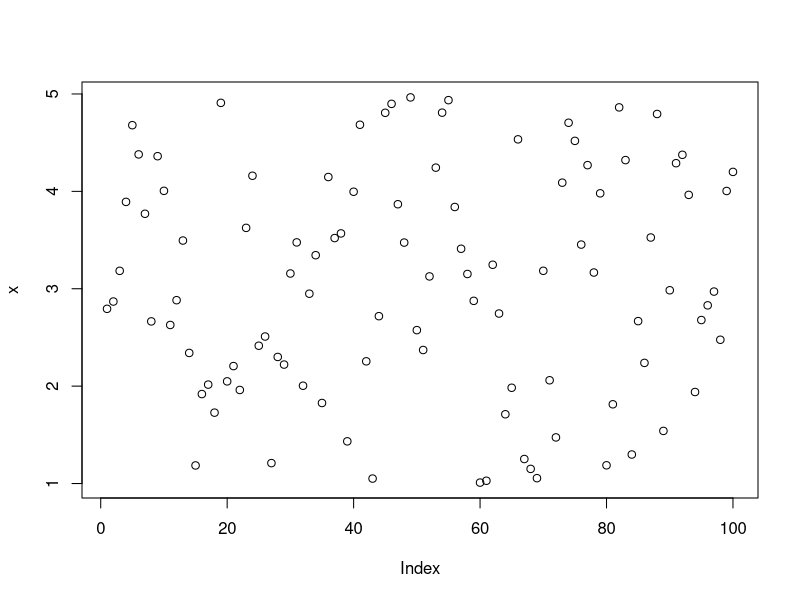
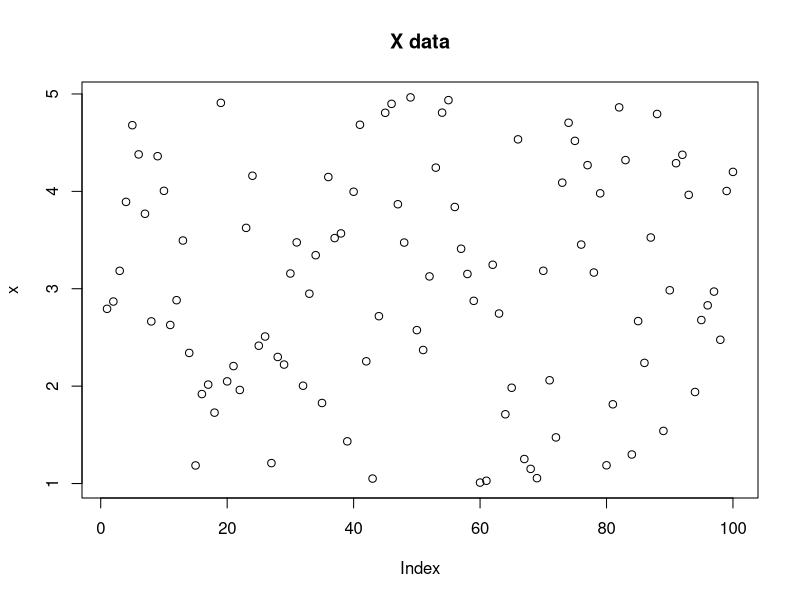
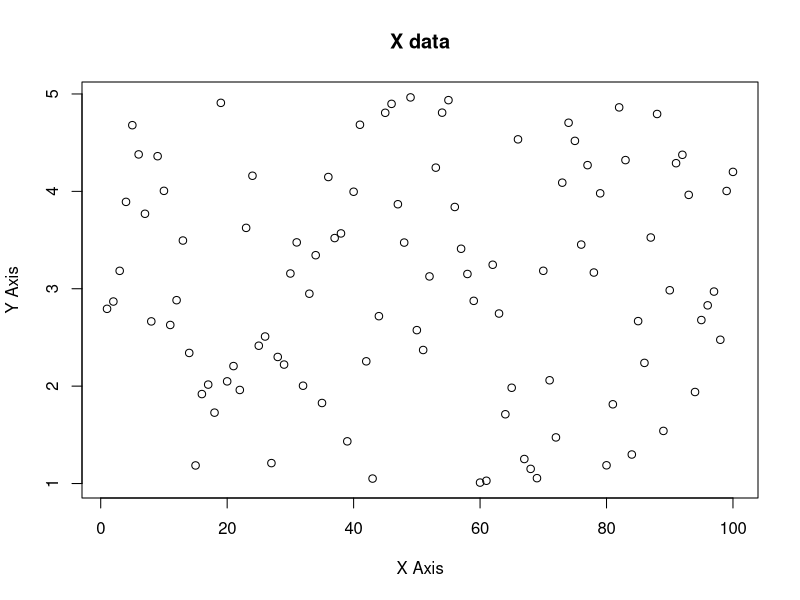
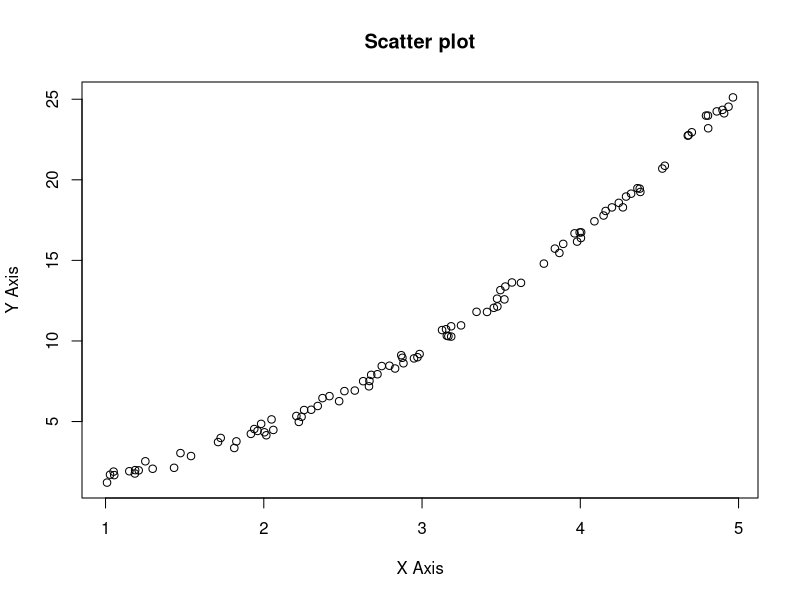
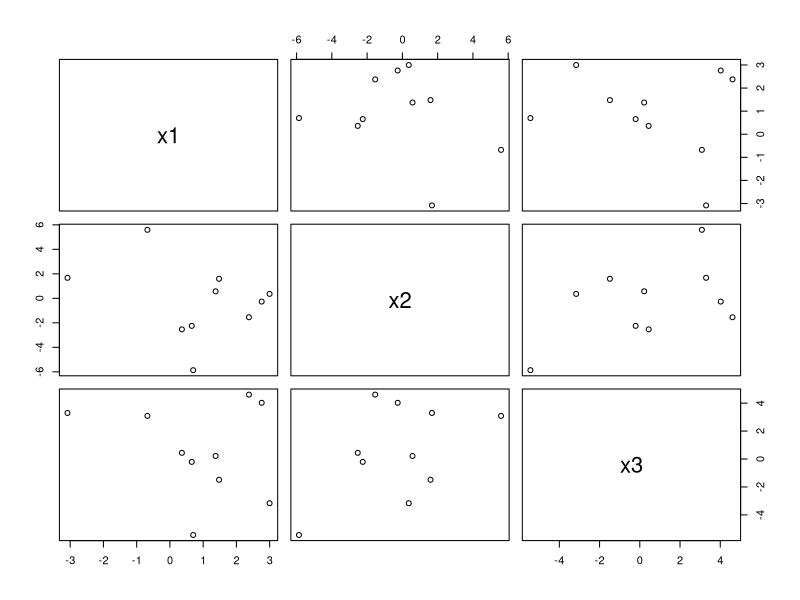
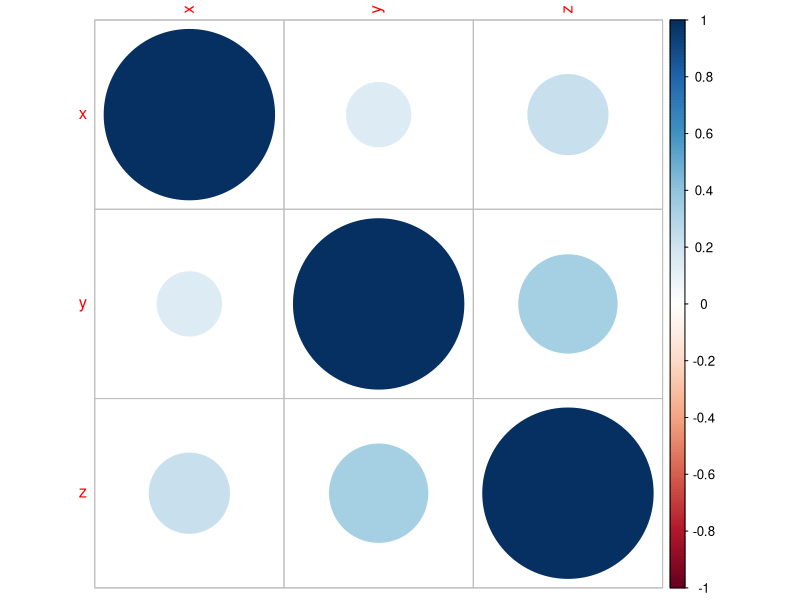
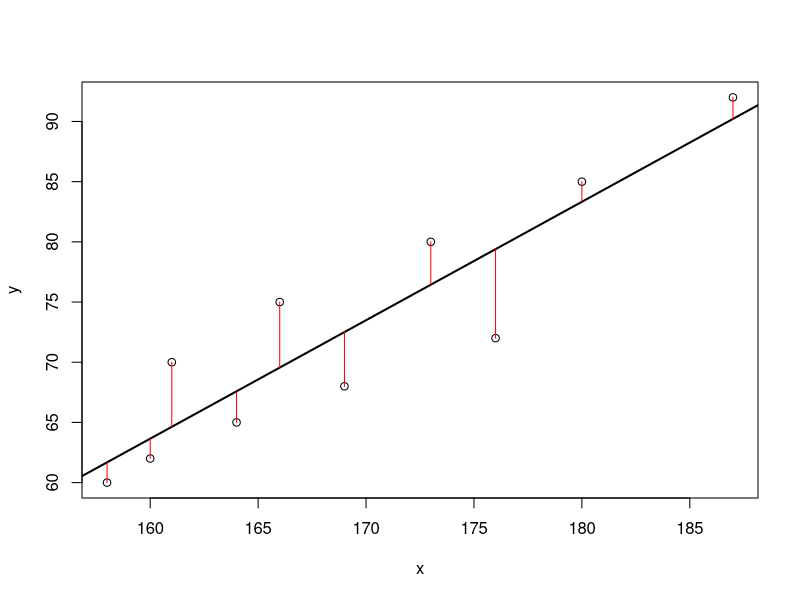
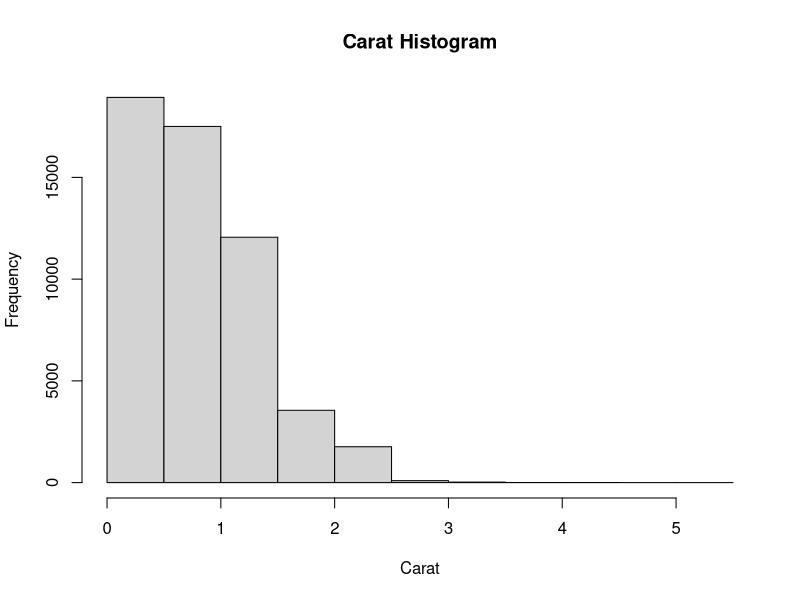

R code for these plots, in order:
###############################################################
# Lab II - Basics of Ploting and ggplot
#-------------------------------------------------------------#
# #############################################################

#-------------------------------------------------------------
# Step 1: Random Number and Plot
#-------------------------------------------------------------
x <- runif(100, min = 1, max = 5)
x
y <- x^2 + runif(100)
y

# 1.1 Plot x
plot(x)
plot(x, main = "X data")
plot(x, main = "X data",xlab = "X Axis", ylab="Y Axis")


# 1.2 Scatter Plot; x vs y
plot(x, y, main = "Scatter plot",xlab = "X Axis", ylab="Y Axis")


# 1.3 Saving the Plot to a file
png(filename="MyPlot.png")
plot(x, y, main = "Scatter plot",xlab = "X Axis", ylab="Y Axis")
dev.off()
getwd()   # Get the Current Working Directory, Similar to pwd in linux



#-------------------------------------------------------------
# Step 2: The Normal Distribution
#-------------------------------------------------------------
x1 <- rnorm(10,sd=2)
x1
x2 <- rnorm(10,sd=3)
x2
x3 <- rnorm(10,sd=4)
x3

# Plot x1,x2,x3 together
df <- data.frame(x1,x2,x3)
plot(df[,1:3])



#-------------------------------------------------------------
# Step 3: Min, Max, Sum, Std Deviation
#         Mean, Median, Mode
#-------------------------------------------------------------
x <- c(2,7,3,2,4,1,8,2,4,2,8,-5,4)
min(x)
max(x)
sum(x)
sd(x)

mean(x)
median(x)

# To get mode (Most occured element in a list)
getmode <- function(v) {
  uniqv <- unique(v)
  uniqv[which.max(tabulate(match(v, uniqv)))]
}

getmode(x)


#-------------------------------------------------------------
# Step 4: Correlation, Variance and Covariance (Matrices) 
#-------------------------------------------------------------

x <- c(2,7,3,2,4,1,8,2,4,2,8,-5,4)
y <- c(6,3,8,1,3,6,8,2,3,5,8,4,-6)
z <- round(runif(13,min=-10, max=10),0) 

# Variance
var(x, y)

# Co-variance
cov(x, y, method = "pearson")
cov(x, y, method = "kendall")
cov(x, y, method = "spearman")

# Correlation
cor(x, y, method = "pearson")
cor(x, y, method = "kendall")
cor(x, y, method = "spearman")


# Pairwise correlation
df <- data.frame(x,y,z)
pairCor <- cor(df,use="pairwise",method="pearson")
pairCor


# Visualize correlation of all variable with each other
install.packages("corrplot")
library(corrplot)
corrplot(pairCor)


#-------------------------------------------------------------
# Step 5: Linear Regression
#-------------------------------------------------------------

x <- c(173, 169, 176, 166, 161, 164, 160, 158, 180, 187)
y <- c(80, 68, 72, 75, 70, 65, 62, 60, 85, 92) 

linearModel <- lm(y ~ x)
plot(x, y)
abline(linearModel, lwd=2)
predicted <- predict(linearModel) 
segments(x, y, x, predicted, col="red")


#-------------------------------------------------------------
# Step 6: Basic Plots using ggplot
#-------------------------------------------------------------

install.packages("ggplot2")
library(ggplot2)

data(diamonds)  # Loading build-in dataset
head(diamonds)
summary(diamonds) #Summarize the dataset

# 6.1 Histogram
hist(diamonds$carat, main = "Carat Histogram", xlab = "Carat")

plot(price ~ carat, data = diamonds)
plot(diamonds$carat, diamonds$price)


# 6.2 Boxplots

boxplot(diamonds$carat)

# The idea behind the boxplot is that the 
# thick middle line represents the median and 
# the box is bounded by the first and third 
# quartiles. That is, the middle 50% of data 
# (the Interquartile Range or IQR) is held in 
# the box. The lines extend out to 1.5*IQR in 
# both directions. Outlier points are then
# plotted beyond that. It is important to note 
# that while 50% of the data are very visible 
# in the box, that means 50% of the data are 
# not really displayed. That is a lot of 
# information to not see.


boxplot(diamonds)
boxplot(diamonds[,-c(7)]) # dropping carat column


# 6.3 Histograms and Densities
ggplot(data = diamonds) + geom_histogram(aes(x = carat))
ggplot(data = diamonds) + geom_density(aes(x = carat), fill = "grey50")

# Scatter Plot
ggplot(diamonds, aes(x = carat, y = price)) + geom_point()

g <- ggplot(diamonds, aes(x = carat, y = price))
g + geom_point(aes(color = color))
g + geom_point(aes(color = color)) + facet_wrap(~color)
g + geom_point(aes(color = color)) + facet_grid(cut ~ clarity)


ggplot(diamonds, aes(x = carat)) + geom_histogram() + facet_wrap(~color)
ggplot(diamonds, aes(y = carat, x = 1)) + geom_boxplot()
ggplot(diamonds, aes(y = carat, x = cut)) + geom_boxplot()
ggplot(diamonds, aes(y = carat, x = cut)) + geom_violin()

ggplot(diamonds, aes(y = carat, x = cut)) + geom_point() + geom_violin()
ggplot(diamonds, aes(y = carat, x = cut)) + geom_violin() + geom_point()

ggplot(economics, aes(x = date, y = pop)) + geom_line()


# 6.3 More Plots using ggplots

install.packages("lubridate")
install.packages("scales")

library(lubridate)
library(scales)
economics$year <- year(economics$date)
economics$month <- month(economics$date, label=TRUE)
econ2000 <- economics[which(economics$year >= 2000), ]

# build the foundation of the plot
g <- ggplot(econ2000, aes(x=month, y=pop))

# add lines color coded and grouped by year
# the group aesthetic breaks the data into separate groups
g <- g + geom_line(aes(color=factor(year), group=year))

# name the legend "Year"
g <- g + scale_color_discrete(name="Year")

# format the y axis
g <- g + scale_y_continuous(labels=comma)

# add a title and axis labels
g <- g + labs(title="Population Growth", x="Month", y="Population")

# plot the graph
g


# 6.4 Mpore on ggplots
install.packages("ggthemes")
library(ggthemes)
# build a plot and store it in g2
g2 <- ggplot(diamonds, aes(x=carat, y=price)) + geom_point(aes(color=color))
# apply a few themes
g2 + theme_economist() + scale_colour_economist()
g2 + theme_excel() + scale_colour_excel()
g2 + theme_tufte()
g2 + theme_wsj()



#-------------------------------------------------------------
# Step 7: Grid and a curve plotting
#-------------------------------------------------------------

x <- round(runif(13,min=-5, max=5),0) 
y <- round(runif(13,min=-5, max=5),0) 
z <- round(runif(13,min=-5, max=5),0) 

plot(z, type = "n")
grid(lty = 1, lwd = 2)
curve(x^2, col = "blue", add = TRUE)
curve(x^2 + 1, col = "blue", add = TRUE)
points(z^2, pch = 20)


#-------------------------------------------------------------
# Step 8: Grphical Parameters
#-------------------------------------------------------------

plot(z, type = "o", col = 'red', pch = 16, cex = 2)
plot(z, col = c('red', 'blue'), pch = "+", cex = 2)


#-------------------------------------------------------------
# Step 9: Colors Plotting
#-------------------------------------------------------------
colors()
palette() ## default palette
palette(sample(colors(), 10)) ## change palette
plot(runif(50), col = rep(1:10, each = 5), pch = 16, cex = 2)


#-------------------------------------------------------------
# Step 10: Histogram Plotting - Frequency Plotting
#-------------------------------------------------------------

# create a grouping variable of length 100
a <- factor(sample(1:5, 13, replace = TRUE), levels = 1:5)
a
levels(a) <- LETTERS[1:5]
a
plot(a)
plot(y ~ a)   # Box Plot


#-------------------------------------------------------------
# Step 11: Plotting of Data frames 
#-------------------------------------------------------------

# scatterplot matrix: a matrix of all pairwise bivariate scatterplots.
iris        # Dataset
head(iris)
class(iris)
plot(iris)
plot(iris[1:4], col = as.numeric(iris$Species)) # color by Species


#-------------------------------------------------------------
# Step 12: Function Plotting
#-------------------------------------------------------------
plot(sin, from = -2 * pi, to = 2 * pi)
plot(cos, from = -2 * pi, to = 2 * pi)

damped.sin <- function(x) sin(5 * x) * exp(-x^2) ## New function
class(damped.sin)
plot(damped.sin, from = -pi, to = pi)